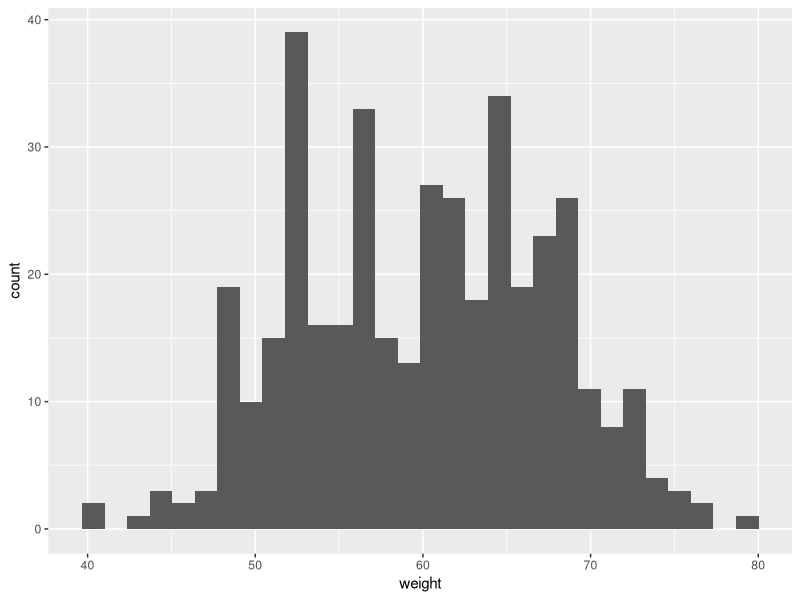
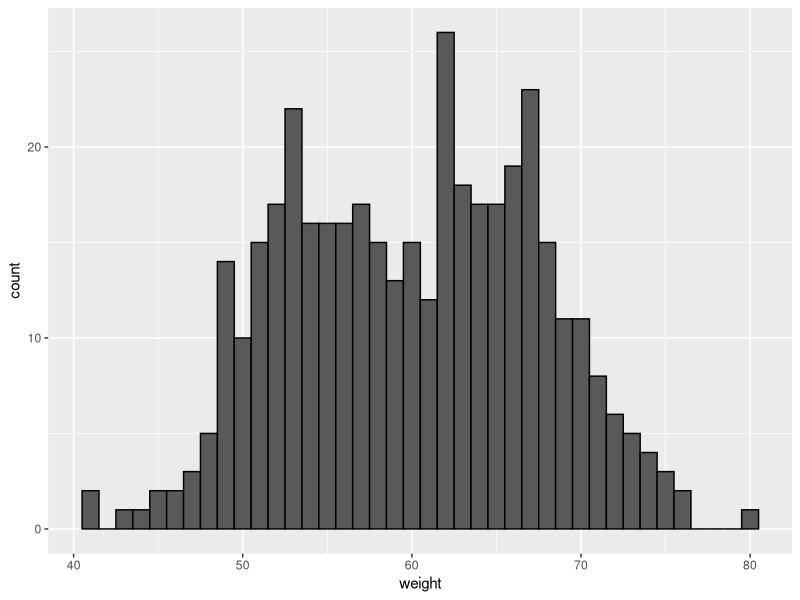
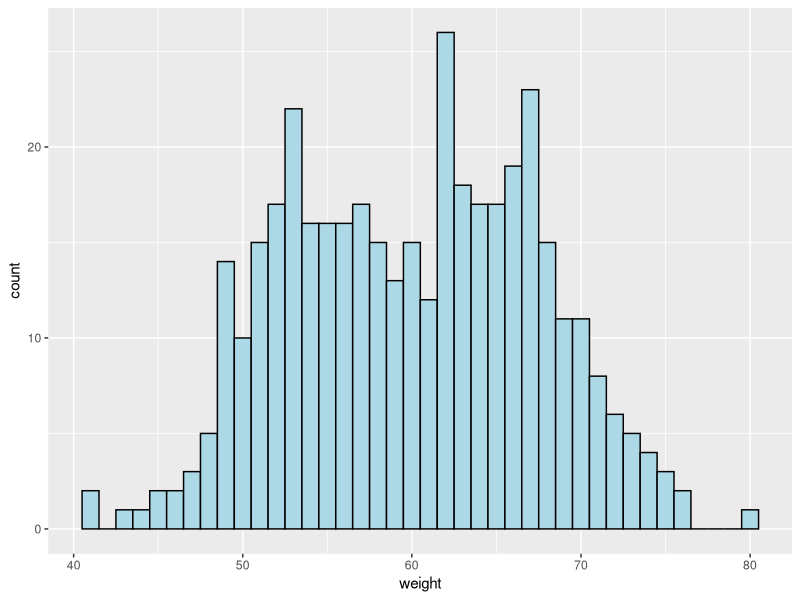
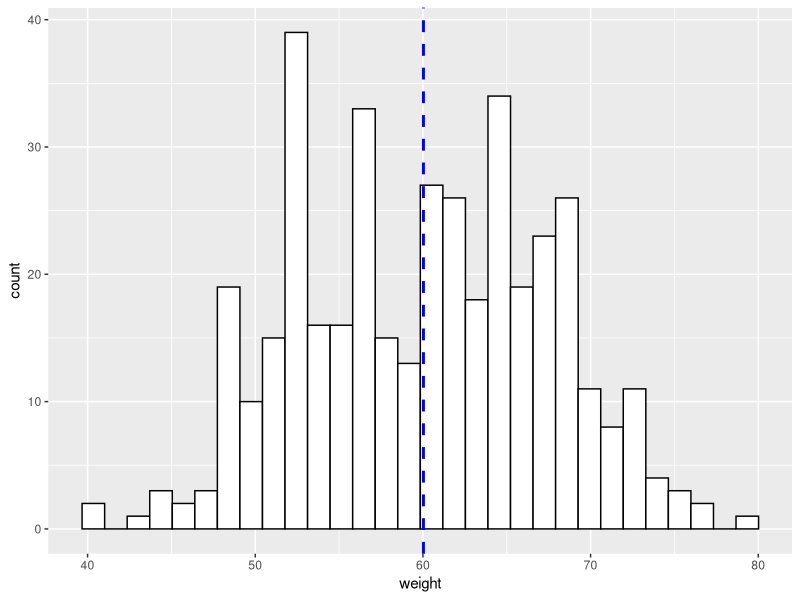
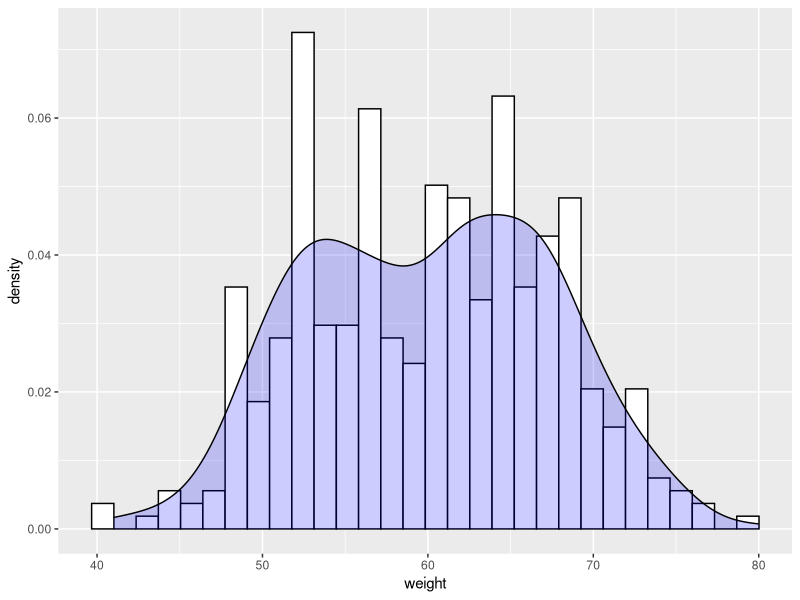
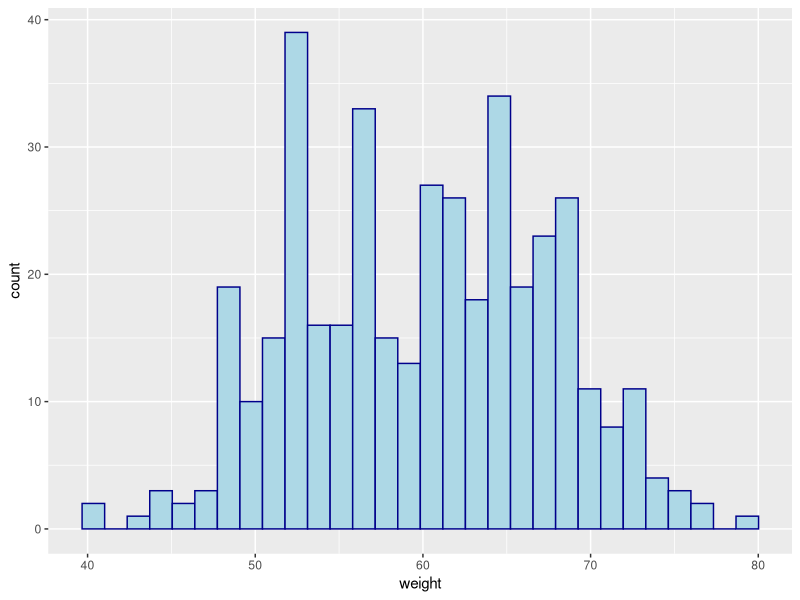

Source code (R) for these figures, in order:
# Importing the dataset
dataset = read.csv("data.csv")

# Importing the library
library(ggplot2)

# Basic histogram using ggplot2
ggplot(dataset, aes(x = weight))+
  geom_histogram()

# Changing the width of bins
ggplot(dataset, aes(x = weight))+
  geom_histogram(binwidth = 1, color = "black")

# Changing colors
ggplot(dataset, aes(x = weight))+
  geom_histogram(binwidth = 1, color = "black", fill = "lightblue")

# Adding the mean line
myplot = ggplot(dataset, aes(x = weight))+
  geom_histogram(color = "black", fill = "white")

myplot + geom_vline(aes(xintercept = mean(weight)), 
                    color = "blue", linetype = "dashed", size = 1)

# Histogram with density plot
ggplot(dataset, aes(x = weight))+
  geom_histogram(aes(y = after_stat(density)), color = "black", fill = "white")+
  geom_density(fill = "blue", alpha = .2)

# Changing line color and fill color
ggplot(dataset, aes(x = weight))+
  geom_histogram(color = "darkblue", fill = "lightblue")
